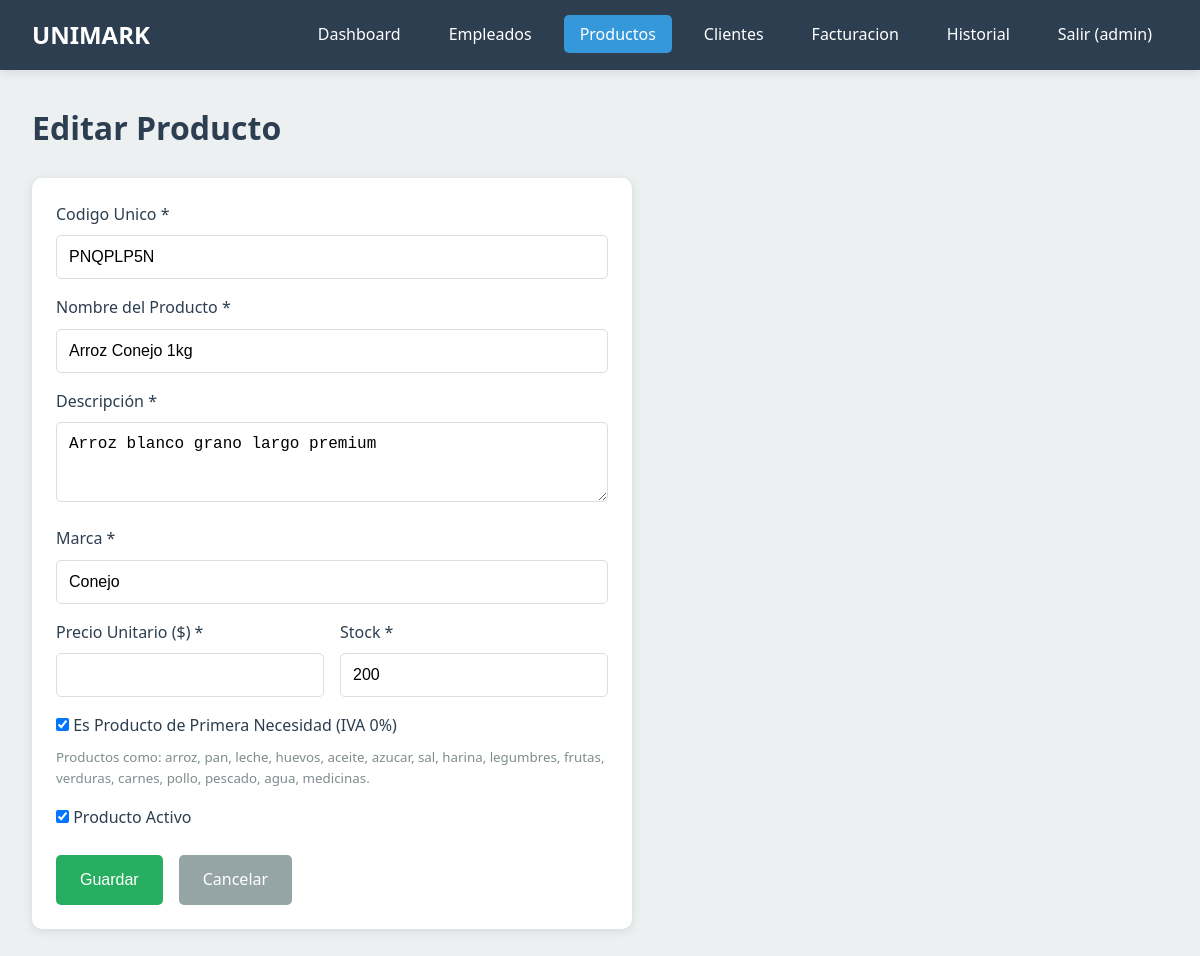
The app's page /gestion/productos/editar/1/ (signed in) with its own data.
### App/models.py (models this page shows, shortened)
class Producto(models.Model):
    codigo = models.CharField(
        max_length=20,
        unique=True,
        verbose_name='Código Único'
    )
    nombre = models.CharField(max_length=200, verbose_name='Nombre del Producto')
    descripcion = models.TextField(max_length=500, verbose_name='Descripción')
    marca = models.CharField(max_length=100, verbose_name='Marca')
    precio_unitario = models.DecimalField(
        max_digits=10,
        decimal_places=2,
        validators=[MinValueValidator(Decimal('0.01'))],
        verbose_name='Precio Unitario'
    )
    stock = models.PositiveIntegerField(default=0, verbose_name='Stock Disponible')
    es_primera_necesidad = models.BooleanField(
        default=False,
        verbose_name='Es Primera Necesidad (IVA 0%)'
    )
    activo = models.BooleanField(default=True, verbose_name='Activo')
    fecha_creacion = models.DateTimeField(auto_now_add=True)
    fecha_actualizacion = models.DateTimeField(auto_now=True)
    class Meta:
        verbose_name = 'Producto'
        verbose_name_plural = 'Productos'
        ordering = ['nombre']

### App/views.py (the view, shortened to what this page needs)
# urls.py: path('gestion/productos/editar/<int:pk>/', views.editar_producto, name='editar_producto'),
@login_required
def editar_producto(request, pk):
    if not es_admin(request.user):
        messages.error(request, 'No tienes permisos para esta acción.')
        return redirect('dashboard')
    producto = get_object_or_404(Producto, pk=pk)
    return render(request, 'admin/producto_form.html', {
        'producto': producto,
        'accion': 'Editar'
    })

### App/views.py (called while the page is built)
def es_admin(user):
    return user.groups.filter(name='Admin').exists() or user.is_superuser

### templates/admin/producto_form.html (shortened to what this page needs)
{% extends 'base.html' %}
{% block content %}
<div class="mb-3">
    <h1>{{ accion }} Producto</h1>
</div>
<div class="card" style="max-width: 600px;">
    <form method="post">
        <div class="form-group">
            <label class="form-label" for="codigo">Codigo Unico *</label>
            <input type="text"
                   class="form-control"
                   id="codigo"
                   name="codigo"
                   value="{% if producto %}{{ producto.codigo }}{% endif %}"
                   {% if producto %}readonly{% endif %}
                   placeholder="Ej: ARR001"
                   required>
        </div>
        <div class="form-group">
            <label class="form-label" for="nombre">Nombre del Producto *</label>
            <input type="text"
                   class="form-control"
                   id="nombre"
                   name="nombre"
                   value="{% if producto %}{{ producto.nombre }}{% endif %}"
                   required>
        </div>
        <div class="form-group">
            <label class="form-label" for="descripcion">Descripción *</label>
            <textarea class="form-control"
                      id="descripcion"
                      name="descripcion"
                      rows="3"
                      required>{% if producto %}{{ producto.descripcion }}{% endif %}</textarea>
        </div>
        <div class="form-group">
            <label class="form-label" for="marca">Marca *</label>
            <input type="text"
                   class="form-control"
                   id="marca"
                   name="marca"
                   value="{% if producto %}{{ producto.marca }}{% endif %}"
                   required>
        </div>
        <div class="d-flex gap-2">
            <div class="form-group" style="flex: 1;">
                <label class="form-label" for="precio_unitario">Precio Unitario ($) *</label>
                <input type="number"
                       class="form-control"
                       id="precio_unitario"
                       name="precio_unitario"
                       value="{% if producto %}{{ producto.precio_unitario }}{% endif %}"
                       step="0.01"
                       min="0.01"
                       required>
            </div>
            <div class="form-group" style="flex: 1;">
                <label class="form-label" for="stock">Stock *</label>
                <input type="number"
                       class="form-control"
                       id="stock"
                       name="stock"
                       value="{% if producto %}{{ producto.stock }}{% else %}0{% endif %}"
                       min="0"
                       required>
            </div>
        </div>
        <div class="form-group">
            <label class="form-label">
                <input type="checkbox"
                       name="es_primera_necesidad"
                       {% if producto and producto.es_primera_necesidad %}checked{% endif %}>
                Es Producto de Primera Necesidad (IVA 0%)
            </label>
            <small style="display: block; color: #7f8c8d;">
                Productos como: arroz, pan, leche, huevos, aceite, azucar, sal, harina, legumbres,
                frutas, verduras, carnes, pollo, pescado, agua, medicinas.
            </small>
        </div>
        {% if producto %}
        <div class="form-group">
            <label class="form-label">
                <input type="checkbox" name="activo" {% if producto.activo %}checked{% endif %}>
                Producto Activo
            </label>
        </div>
        {% endif %}
        <div class="d-flex gap-2 mt-3">
            <button type="submit" class="btn btn-success">Guardar</button>
            <a href="{% url 'lista_productos' %}" class="btn btn-secondary">Cancelar</a>
        </div>
    </form>
</div>
{% endblock %}

### templates/base.html (shortened to what this page needs)
<!DOCTYPE html>
<html lang="es">
<head>
    <link rel="stylesheet" href="/static/css/styles.css">
    <link rel="stylesheet" href="https://cdnjs.cloudflare.com/ajax/libs/toastr.js/latest/toastr.min.css">
</head>
<body>
    {% block navbar %}
    {% if user.is_authenticated %}
    <nav class="navbar">
        <a href="{% url 'dashboard' %}" class="navbar-brand">UNIMARK</a>
        <ul class="navbar-nav">
            {% if user.is_superuser or user.groups.all.0.name == 'Admin' %}
            <li><a href="{% url 'dashboard' %}" class="nav-link {% if request.resolver_match.url_name == 'dashboard' %}active{% endif %}">Dashboard</a></li>
            <li><a href="{% url 'lista_empleados' %}" class="nav-link {% if 'empleado' in request.path %}active{% endif %}">Empleados</a></li>
            <li><a href="{% url 'lista_productos' %}" class="nav-link {% if 'producto' in request.path %}active{% endif %}">Productos</a></li>
            <li><a href="{% url 'lista_clientes' %}" class="nav-link {% if 'cliente' in request.path %}active{% endif %}">Clientes</a></li>
            {% endif %}
            {% if user.groups.all.0.name == 'Cajero' or user.is_superuser %}
            <li><a href="{% url 'facturacion' %}" class="nav-link {% if 'facturacion' in request.path %}active{% endif %}">Facturacion</a></li>
            <li><a href="{% url 'historial_facturas' %}" class="nav-link {% if 'historial' in request.path %}active{% endif %}">Historial</a></li>
            {% endif %}
            <li><a href="{% url 'logout' %}" class="nav-link">Salir ({{ user.username }})</a></li>
        </ul>
    </nav>
    {% endif %}
    {% endblock %}
    <main class="container">
        {% block content %}{% endblock %}
    </main>
</body>
</html>

### static/css/styles.css (style rules this page uses)
:root { --primary-color: #2c3e50; --secondary-color: #3498db; --success-color: #27ae60; --warning-color: #f39c12; --danger-color: #e74c3c; --light-bg: #ecf0f1; --dark-text: #2c3e50; --light-text: #ffffff; }
* { margin: 0; padding: 0; box-sizing: border-box; }
body { font-family: 'Segoe UI', Tahoma, Geneva, Verdana, sans-serif; background-color: var(--light-bg); color: var(--dark-text); line-height: 1.6; }
.navbar { background-color: var(--primary-color); padding: 1rem 2rem; display: flex; justify-content: space-between; align-items: center; box-shadow: 0 2px 10px rgba(0,0,0,0.1); }
.navbar-brand { color: var(--light-text); font-size: 1.5rem; font-weight: bold; text-decoration: none; }
.navbar-nav { display: flex; gap: 1rem; list-style: none; }
.nav-link { color: var(--light-text); text-decoration: none; padding: 0.5rem 1rem; border-radius: 5px; transition: background-color 0.3s; }
.nav-link.active { background-color: var(--secondary-color); }
.container { max-width: 1200px; margin: 0 auto; padding: 2rem; }
.card { background-color: white; border-radius: 10px; box-shadow: 0 2px 10px rgba(0,0,0,0.1); padding: 1.5rem; margin-bottom: 1.5rem; }
.form-group { margin-bottom: 1rem; }
.form-label { display: block; margin-bottom: 0.5rem; font-weight: 500; color: var(--dark-text); }
.form-control { width: 100%; padding: 0.75rem; border: 1px solid #ddd; border-radius: 5px; font-size: 1rem; transition: border-color 0.3s; }
.btn { padding: 0.75rem 1.5rem; border: none; border-radius: 5px; font-size: 1rem; cursor: pointer; transition: all 0.3s; text-decoration: none; display: inline-block; }
.btn-success { background-color: var(--success-color); color: white; }
.btn-secondary { background-color: #95a5a6; color: white; }
.mt-3 { margin-top: 1.5rem; }
.mb-3 { margin-bottom: 1.5rem; }
.d-flex { display: flex; }
.gap-2 { gap: 1rem; }

### records on screen
Producto: codigo "PNQPLP5N", nombre "Arroz Conejo 1kg", descripcion "Arroz blanco grano largo premium", marca "Conejo", stock "200", es_primera_necesidad "☑", activo "☑"

### other values on screen
{{ user.username }} "admin"
{{ accion }} "Editar"
